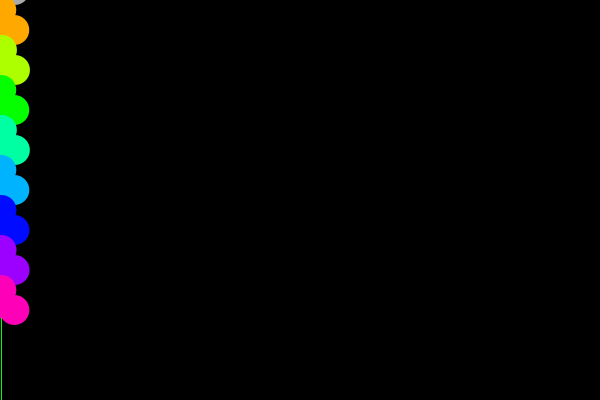
Frame 1 (no input)
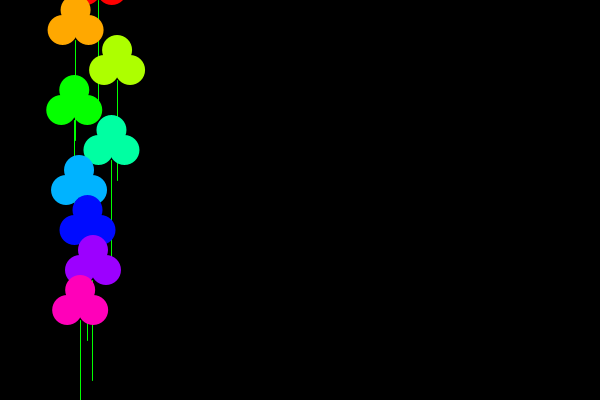
Frame 60 (the mouse pressed at the canvas centre just before this capture)
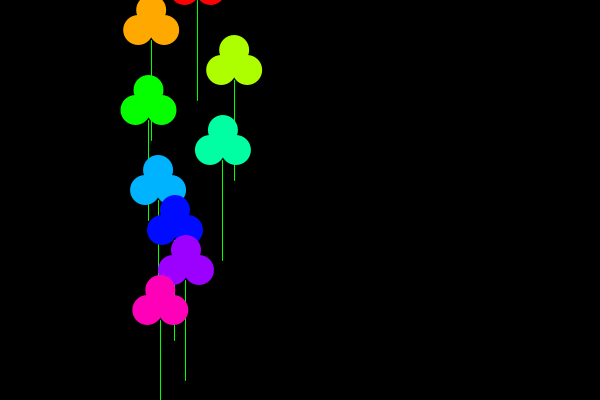
Frame 120 (the mouse held since frame 60 and released just before this capture)

The Processing sketch that drew these frames (run headless with seeded random() and noise(); from frame 60 on, the mouse is pressed at the canvas centre):

// Processing sketch: Challenge1_Flower_Class_CarolineYau
// ── Challenge1_Flower_Class_CarolineYau.pde
//Caroline Yau
//Challenge 1. Flower Class

Flower [] myFlowers = new Flower [9];

void setup() {
  size(600, 400);
  colorMode(HSB);
  for (int i=0; i<9; i++){
    myFlowers[i] = new Flower(color(i*28, 255, 255), 0, i*40, random(1,2));
  }
}

void draw(){
  background(0);
  for (int i = 0; i < 9; i++){
    myFlowers[i].crush(mouseX, mouseY);
    myFlowers[i].drive();
    myFlowers[i].display();
    //flower(50*i, 150, i);
  }
}

// ── Flower.pde
class Flower{
  float xpos;
  float ypos;
  float xspeed;
  color c;
  
  boolean mouse;
  
  Flower(color tempC, float tempXpos, float tempYpos, float tempXspeed){
    c = tempC;
    xpos = tempXpos;
    ypos = tempYpos;
    xspeed = tempXspeed;
  }
  
  void display() {
    if (mouse == true){
      fill(#AAAAAA);
    }
    else{
      fill(c);
    }
    noStroke();
    ellipse(xpos+13, ypos-10, 30, 30);
    ellipse(xpos, ypos-30, 30, 30);
    ellipse(xpos-13, ypos-10, 30, 30);
    stroke(#00FF00);
    line(xpos, ypos, xpos, ypos+100);
  }
  
  void drive(){
    xpos = xpos + xspeed;
    if (xpos > width){
      xpos = 0;
    }
    if (xpos < 0) {
      xpos = width;
    }
  }
  
  void crush(int mx, int my){
    // Left edge is x, Right edge is x + w
        if ((mx > xpos-15 && mx < xpos + 15) && (my > ypos-30 && my < ypos + 20)) {
      mouse = true;
    } else {
      mouse = false;
    }
  }
}
